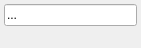
<?xml version="1.0" encoding="UTF-8"?>
<ui version="4.0">
 <class>TrackGroupView</class>
 <widget class="QWidget" name="TrackGroupView">
  <property name="geometry">
   <rect>
    <x>0</x>
    <y>0</y>
    <width>141</width>
    <height>46</height>
   </rect>
  </property>
  <property name="sizePolicy">
   <sizepolicy hsizetype="Maximum" vsizetype="Preferred">
    <horstretch>0</horstretch>
    <verstretch>0</verstretch>
   </sizepolicy>
  </property>
  <property name="windowTitle">
   <string>Form</string>
  </property>
  <layout class="QVBoxLayout" name="verticalLayout">
   <property name="spacing">
    <number>0</number>
   </property>
   <property name="leftMargin">
    <number>1</number>
   </property>
   <property name="topMargin">
    <number>1</number>
   </property>
   <property name="rightMargin">
    <number>1</number>
   </property>
   <property name="bottomMargin">
    <number>1</number>
   </property>
   <item>
    <widget class="QWidget" name="topPanel" native="true">
     <layout class="QHBoxLayout" name="horizontalLayout_2">
      <property name="spacing">
       <number>3</number>
      </property>
      <property name="leftMargin">
       <number>3</number>
      </property>
      <property name="topMargin">
       <number>3</number>
      </property>
      <property name="rightMargin">
       <number>3</number>
      </property>
      <property name="bottomMargin">
       <number>3</number>
      </property>
      <item>
       <widget class="MarqueeLineEdit" name="groupNameField">
        <property name="text">
         <string>...</string>
        </property>
        <property name="readOnly">
         <bool>false</bool>
        </property>
       </widget>
      </item>
     </layout>
    </widget>
   </item>
   <item>
    <widget class="QWidget" name="tracksPanel" native="true">
     <property name="sizePolicy">
      <sizepolicy hsizetype="Preferred" vsizetype="Preferred">
       <horstretch>0</horstretch>
       <verstretch>1</verstretch>
      </sizepolicy>
     </property>
     <layout class="QHBoxLayout" name="horizontalLayout"/>
    </widget>
   </item>
  </layout>
 </widget>
 <customwidgets>
  <customwidget>
   <class>MarqueeLineEdit</class>
   <extends>QLineEdit</extends>
   <header>MarqueeLineEdit.h</header>
  </customwidget>
 </customwidgets>
 <resources/>
 <connections/>
</ui>
